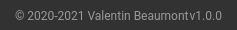
        <widget class="QFrame" name="frameCredit">
         <property name="minimumSize">
          <size>
           <width>0</width>
           <height>30</height>
          </size>
         </property>
         <property name="maximumSize">
          <size>
           <width>16777215</width>
           <height>30</height>
          </size>
         </property>
         <property name="styleSheet">
          <string notr="true">QFrame
{
	background-color: rgb(50, 50, 50);
	color: rgb(27, 27, 27);
	border-top-left-radius: 0px;
	border-top-right-radius: 0px;
	border-bottom-right-radius: 0px;
	border-bottom-left-radius: 0px;
}
</string>
         </property>
         <property name="frameShape">
          <enum>QFrame::NoFrame</enum>
         </property>
         <property name="frameShadow">
          <enum>QFrame::Raised</enum>
         </property>
         <layout class="QHBoxLayout" name="horizontalLayout_2">
          <property name="spacing">
           <number>0</number>
          </property>
          <property name="leftMargin">
           <number>0</number>
          </property>
          <property name="topMargin">
           <number>0</number>
          </property>
          <property name="rightMargin">
           <number>0</number>
          </property>
          <property name="bottomMargin">
           <number>0</number>
          </property>
          <item>
           <widget class="QFrame" name="frameLabelCredit">
            <property name="minimumSize">
             <size>
              <width>0</width>
              <height>0</height>
             </size>
            </property>
            <property name="styleSheet">
             <string notr="true"/>
            </property>
            <property name="frameShape">
             <enum>QFrame::NoFrame</enum>
            </property>
            <property name="frameShadow">
             <enum>QFrame::Raised</enum>
            </property>
            <layout class="QHBoxLayout" name="horizontalLayout_4">
             <property name="spacing">
              <number>0</number>
             </property>
             <property name="leftMargin">
              <number>15</number>
             </property>
             <property name="topMargin">
              <number>0</number>
             </property>
             <property name="rightMargin">
              <number>15</number>
             </property>
             <property name="bottomMargin">
              <number>0</number>
             </property>
             <item>
              <widget class="QLabel" name="labelCredits">
               <property name="font">
                <font>
                 <family>Roboto</family>
                </font>
               </property>
               <property name="styleSheet">
                <string notr="true">color: rgba(255, 255, 255, 128);</string>
               </property>
               <property name="text">
                <string>© 2020-2021 Valentin Beaumont</string>
               </property>
              </widget>
             </item>
             <item>
              <widget class="QLabel" name="labelVersion">
               <property name="font">
                <font>
                 <family>Roboto</family>
                </font>
               </property>
               <property name="styleSheet">
                <string notr="true">color: rgba(255, 255, 255, 128);</string>
               </property>
               <property name="text">
                <string>v1.0.0</string>
               </property>
               <property name="alignment">
                <set>Qt::AlignRight|Qt::AlignTrailing|Qt::AlignVCenter</set>
               </property>
              </widget>
             </item>
            </layout>
           </widget>
          </item>
         </layout>
        </widget>
